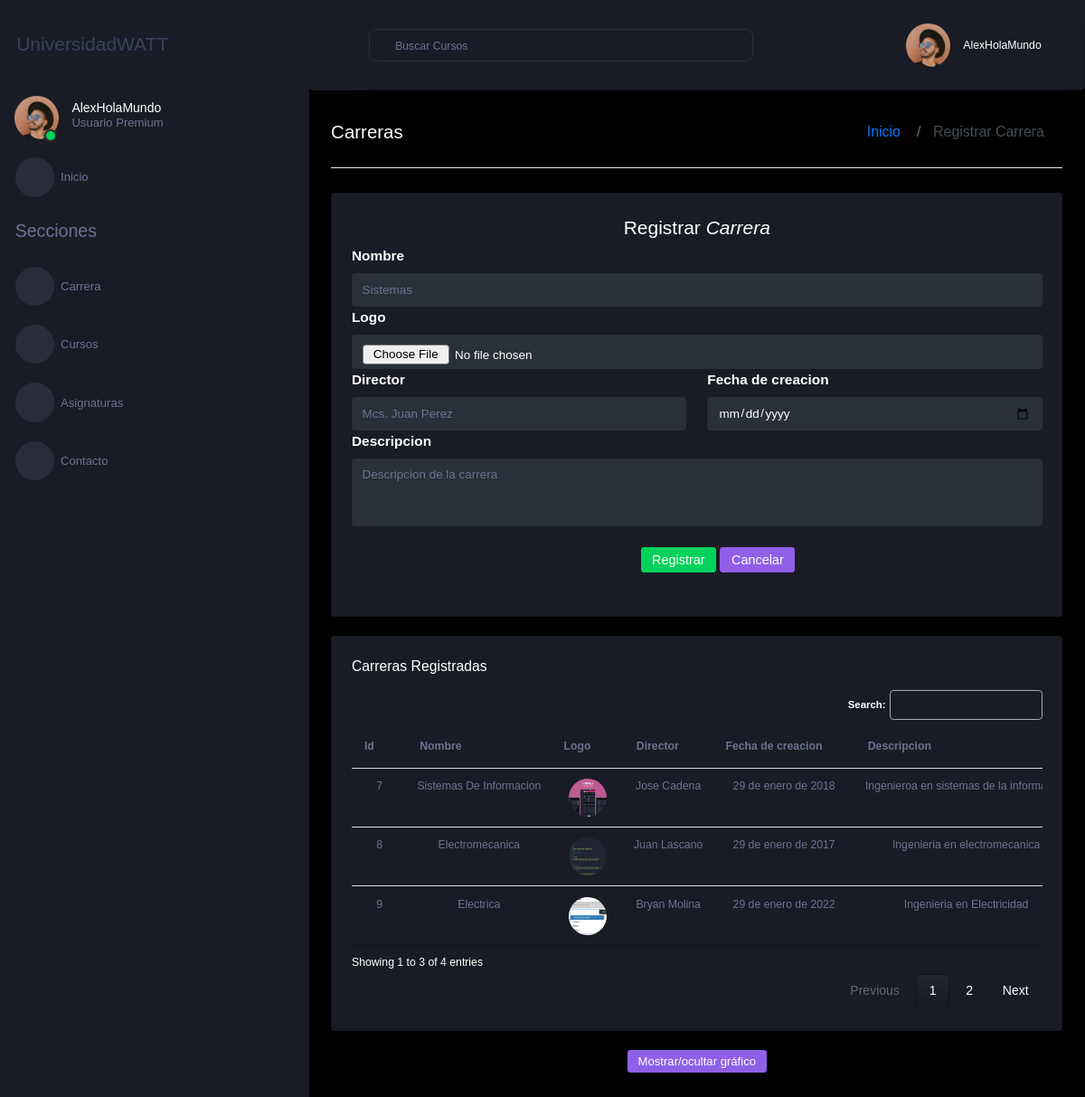
Page /listaCarrera/ on the earlier database version.
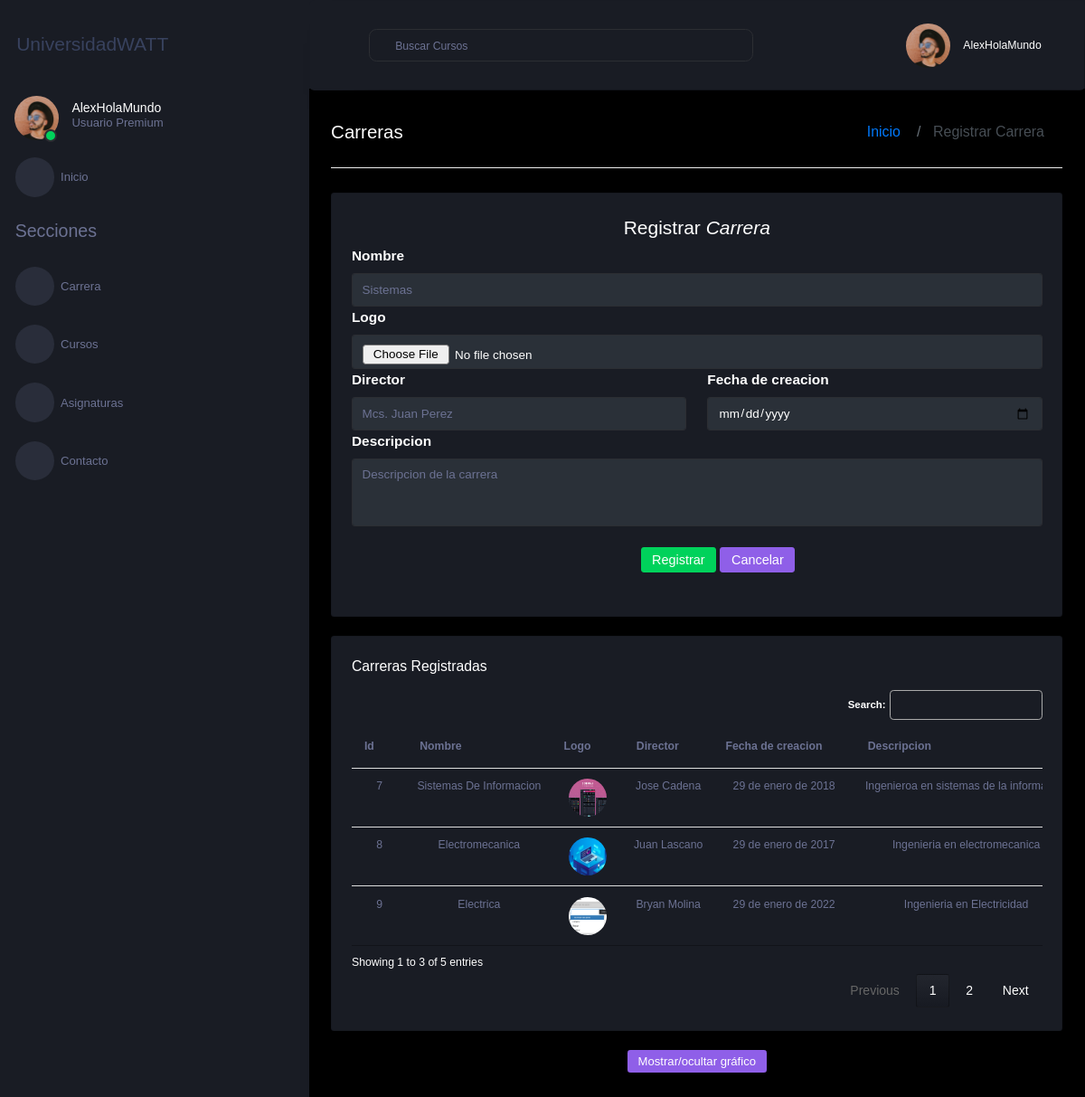
Same page on the later database version.
### Aplicaciones/MatriculasWATT/models.py (models this page shows, shortened)
class carreraWATT(models.Model):
    idCarreraWATT = models.AutoField(primary_key=True)
    nombreCarreraWATT = models.CharField(max_length=50)
    logoCarreraWATT = models.FileField(upload_to='logos',null=True, blank=True)
    directorCarreraWATT = models.CharField(max_length=50)
    fechaCreacionCarreraWATT = models.DateField()
    descripcionCarreraWATT = models.CharField(max_length=50)

### Aplicaciones/MatriculasWATT/views.py (the view)
# urls.py: path('listaCarrera/', views.listaCarrera),
def listaCarrera(request):
    carreraBdd=carreraWATT.objects.all()
    return render(request, 'listaCarrera.html', {
        'carreras': carreraBdd
    })

### Aplicaciones/MatriculasWATT/templates/listaCarrera.html (shortened to what the changed rows need)
{%extends './plantilla.html'%} {%block contenido%} {% load static %}
<div class="main-panel">
  <div class="content-wrapper">
    <div class="row">
      <div class="col-12 grid-margin">
        <div class="card">
          <div class="card-body">
            <h4 class="card-title">Carreras Registradas</h4>
            <div class="table-responsive">
              <table class="table" id="tableCarreras">
                <thead>
                  <tr>
                    <th scope="col">Id</th>
                    <th scope="col">Nombre</th>
                    <th scope="col">Logo</th>
                    <th scope="col">Director</th>
                    <th scope="col">Fecha de creacion</th>
                    <th scope="col">Descripcion</th>
                  </tr>
                </thead>
                <tbody>
                  {% for carrera in carreras %}
                  <tr>
                    <td class="text-center">{{carrera.idCarreraWATT}}</td>
                    <td class="text-center">{{carrera.nombreCarreraWATT}}</td>
                    <td class="text-center">
                      {% if carrera.logoCarreraWATT %}
                      <a href="{{carrera.logoCarreraWATT.url}}" target="_blank">
                        <img
                          src="{{carrera.logoCarreraWATT.url}}"
                          alt=""
                          width="50px"
                          height="50px"
                        />
                      </a>
                      {% else %}
                      <b>N/A</b>
                      {% endif %}
                    </td>
                    <td class="text-center">{{carrera.directorCarreraWATT}}</td>
                    <td class="text-center">
                      {{carrera.fechaCreacionCarreraWATT}}
                    </td>
                    <td class="text-center">
                      {{carrera.descripcionCarreraWATT}}
                    </td>
                  </tr>
                  {% endfor %}
                </tbody>
              </table>
            </div>
          </div>
        </div>
      </div>
    </div>
  </div>
</div>
{% endblock %}

Differences in the rows shown:
changed carreraWATT "Electromecanica": logoCarreraWATT: picture removed, a placeholder shows
Other differences:
text written by a page script: "Search: Showing 1 to 3 of 4 entries Previous 1 2 Next" → "Search: Showing 1 to 3 of 5 entries Previous 1 2 Next"
